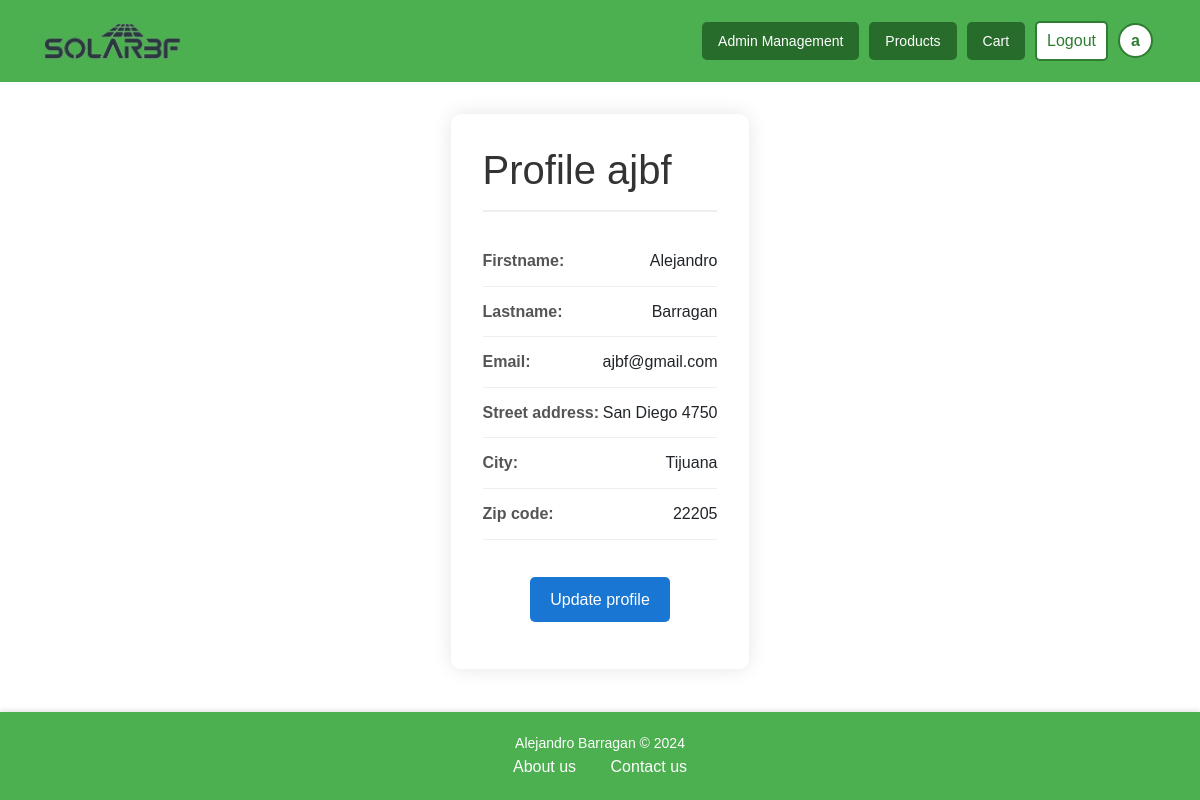
The app's page /profile/ (signed in), older data.
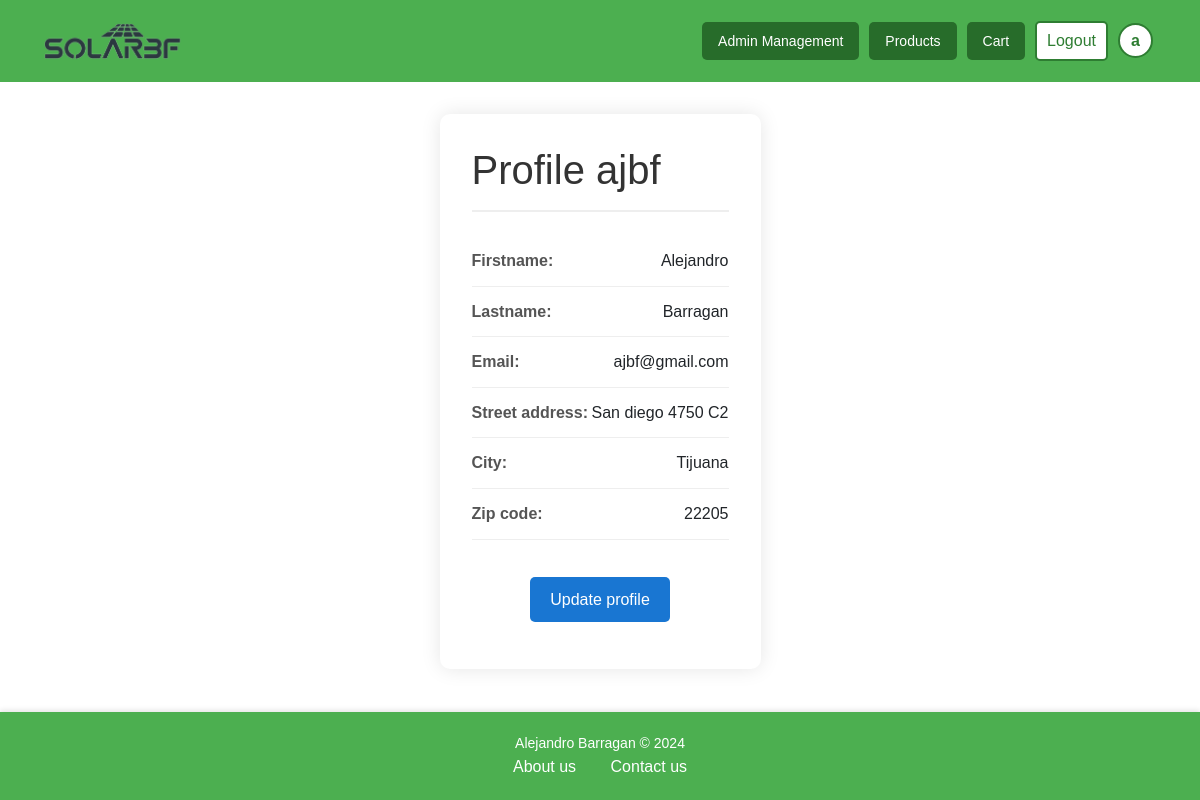
The same page, newer data.
### accounts/models.py (models this page shows, shortened)
class CustomUser(AbstractUser):
    USER_TYPE_CHOICES = (
        ('user', 'User'),
        ('worker', 'Worker'),
        ('admin', 'Admin'),
    )
    role = models.CharField(max_length=10, default='user')
    team = models.ForeignKey(
        Team,
        on_delete=models.SET_NULL,
        blank=True, null=True,
        related_name='members'
    )
    email = models.EmailField(unique=True)
    street_address = models.CharField(max_length=255, blank=True, null=True)
    city = models.CharField(max_length=100, blank=True, null=True)
    state = models.CharField(max_length=100, blank=True, null=True)
    zip_code = models.CharField(max_length=20, blank=True, null=True)
    country = models.CharField(max_length=100, blank=True, null=True)

### accounts/views.py (the view)
# urls.py: path('profile/', views.profileView, name='profile'),
@login_required
def profileView(request):
    return render(request, 'accounts/profile.html')

### templates/accounts/profile.html (shortened to what this page needs)
{% extends 'base.html' %}
{% load static %}
{% block style %}
    <link rel="stylesheet" href="{% static 'css/profile.css' %}"/>
{% endblock %}
{% block content %}
<div class="profile-container">
    <h1>Profile {{ user.username }}</h1>
    <div class="profile-info">
        <p><strong>Firstname:</strong> {{ user.first_name }}</p>
        <p><strong>Lastname:</strong> {{ user.last_name }}</p>
        <p><strong>Email:</strong> {{ user.email }}</p>
        <p><strong>Street address:</strong> {{ user.street_address }}</p>
        <p><strong>City:</strong> {{ user.city }}</p>
        <p><strong>Zip code:</strong> {{ user.zip_code }}</p>
    </div>
    <div class="button-container">
        <a class="btn-custom btn-large btn-edit" href="{% url 'profile_update' %}">Update profile</a>
    </div>
</div>
{% endblock %}

### templates/components/navbar.html (shortened to what this page needs)
{% load static %}
{% block style %}
    <link rel="stylesheet" href="{% static 'css/navbar.css' %}"/>
{% endblock %}
{% block content %}
<div class="navbar-container">
    <nav class="navbar">
        <div class="container">
            <a class="nav-link navbar-brand nav-logo" href="{% url 'home' %}">
                <img src="{% static 'images/SolarBFLogo1-1.png' %}" alt="">
            </a>
            <div class="nav-links" id="nav-links">
                {% if user.is_authenticated %}
                    {% if user.is_staff or user.role == 'worker' %}
                        <a class="btn-custom btn-medium btn-primary" href="{% url 'management' %}">Admin Management</a>
                    {% endif %}
                        <a class="btn-custom btn-medium btn-primary" href="{% url 'products' %}">Products</a>
                        <a class="btn-custom btn-medium btn-primary" href="{% url 'cart' %}">Cart</a>
                        <a class="btn-custom btn-logout" href="{% url 'logout' %}">Logout</a>
                        <a class="btn-custom btn-profile" href="{% url 'profile' %}">{{ user.username|slice:":1" }}</a>
                    {% else %}
                        <a class="btn-login" href="{% url 'login' %}">Login</a>
                    {% endif %}
            </div>
        </div>
    </nav>
</div>
{% endblock %}

Row changes from the older to the newer data that the page shows:
changed CustomUser "ajbf": street_address "San Diego 4750" → "San diego 4750 C2"
